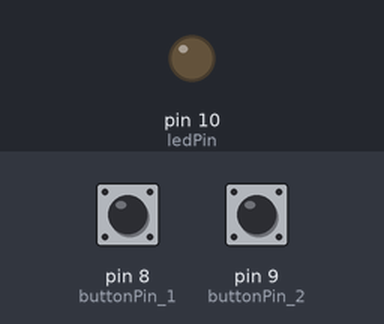
The sketch below on a simulated Arduino Uno, built with avr-gcc and run on an emulated ATmega328P. Parts: output pins drawn as LEDs (lit = HIGH). The inputs (shaded band) are chosen by the test bench; at power-on: pin 8 (buttonPin_1) LOW, pin 9 (buttonPin_2) LOW.

Above: at 1.2 s.
1.3 s: pin 8 (buttonPin_1) pulled HIGH for 0.15 s
At 1.37 s:
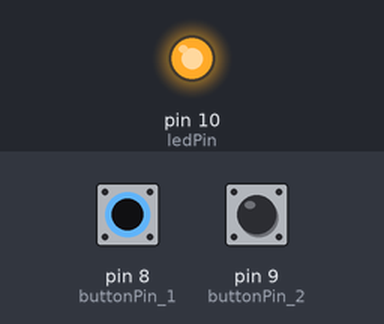
2.9 s: pin 8 (buttonPin_1) pulled HIGH for 3.2 s
At 6.4 s:
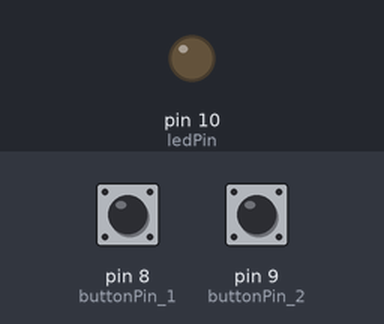
7.6 s: pin 9 (buttonPin_2) pulled HIGH for 3.2 s
At 8.7 s:
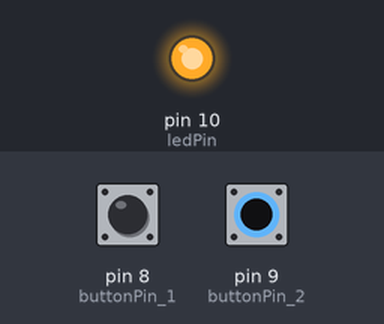
Timing chart, 0 to 12.3 s (numbered marks = the images above; inputs shaded):
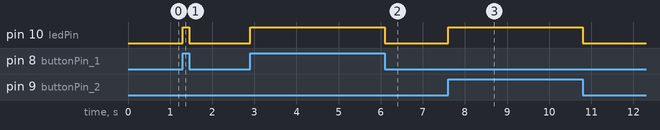

Measured:
- after the input at 1.3 s, pin 10 (ledPin): LOW → HIGH at once, → LOW 0.15 s later
- after the input at 2.9 s, pin 10 (ledPin): LOW → HIGH at once, → LOW 3.2 s later
- after the input at 7.6 s, pin 10 (ledPin): LOW → HIGH at once, → LOW 3.2 s later

The sketch:

week1.ino
```cpp
const int buttonPin_1 = 8;
const int buttonPin_2 = 9;
const int ledPin =  10;

// variables will change:
int buttonState1 = 0;
int buttonState2 = 0;

void setup(void)
{

    pinMode(ledPin, OUTPUT);

    pinMode(buttonPin_1, INPUT);
    pinMode(buttonPin_2, INPUT);
}

void loop(void)
{

    buttonState1 = digitalRead(buttonPin_1);
    buttonState2 = digitalRead(buttonPin_2);


    if (buttonState1 == HIGH || buttonState2 == HIGH){
        // turn LED on:
        digitalWrite(ledPin, HIGH);
    }
    else{
        // turn LED off:
        digitalWrite(ledPin, LOW);
    }
}
```
